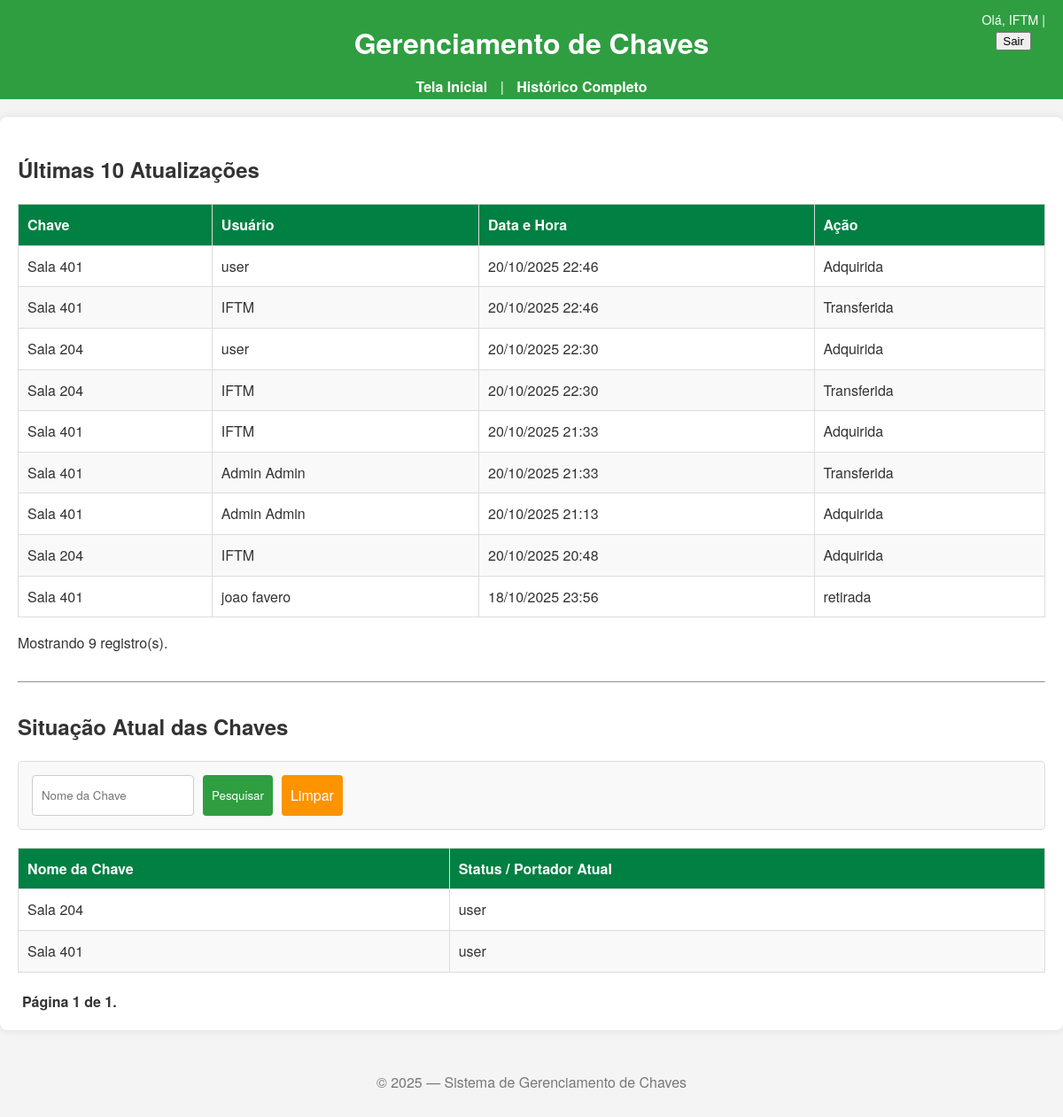
/ (signed in), run on an earlier commit of the app's database.
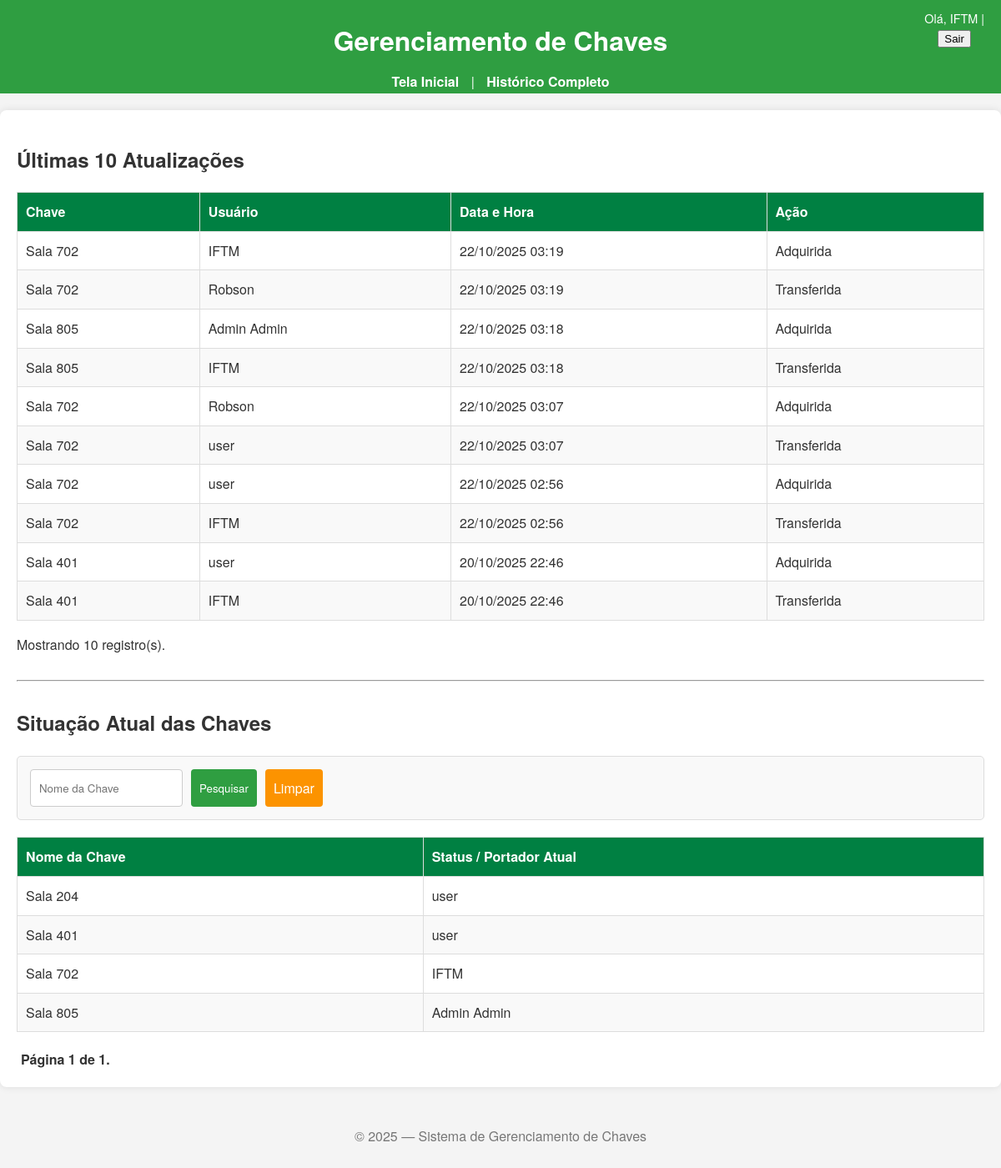
And on a later commit of the database.
### principal/submodels/emprestimoModels.py (models this page shows, shortened)
class HistoricoEmprestimo(models.Model):
    ACAO_CHOICES = [
        ('adquirida', 'Adquirida'),
        ('devolucao', 'Devolução'),
        ('transferida', 'Transferida'),
    ]
    chave = models.ForeignKey(
        Chave,
        on_delete=models.SET_NULL, # Preserva o histórico se a chave for deletada
        null=True, # Permite que o campo 'chave' fique nulo
        related_name='historico',
        verbose_name='Chave Transacionada'
    )
    usuario = models.ForeignKey(
        Usuario,
        on_delete=models.SET_NULL,
        null=True,
        verbose_name='Usuário Responsável'
    )
    data_hora = models.DateTimeField('Data e Hora da Ação', auto_now_add=True)
    acao = models.CharField('Ação Realizada', max_length=20, choices=ACAO_CHOICES)
    class Meta:
        verbose_name = 'Histórico de Empréstimo'
        verbose_name_plural = 'Históricos de Empréstimos'
        ordering = ['-data_hora']  # Ordena do mais recente para o mais antigo

### principal/submodels/chaveModels.py (models this page shows, shortened)
class Chave(models.Model):
    STATUS_CHOICES = [
        ('disponivel', 'Disponível'),
        ('em_uso', 'Em Uso'),
    ]
    nome = models.CharField('Nome da Chave', max_length=100, unique=True, help_text='Ex: Laboratório de Redes, Sala 203.')
    descricao = models.TextField('Descrição', blank=True, help_text='Informações adicionais sobre a chave ou o local.')
    status = models.CharField(
        'Status Atual',
        max_length=20,
        choices=STATUS_CHOICES,
        default='disponivel'
    )
    portador_atual = models.ForeignKey(
        Usuario,
        on_delete=models.SET_NULL,
        null=True,
        blank=True,
        related_name='chaves_em_posse',
        verbose_name='Portador Atual'
    )
    grupo_permissao = models.ForeignKey(
        Group,
        on_delete=models.SET_NULL,
        null=True,
        blank=True,
        verbose_name='Grupo com Permissão',
        help_text='Se definido, apenas usuários deste grupo podem retirar esta chave.'
    )
    excluido = models.BooleanField(
        'Excluído (Logicamente)',
        default=False,
        help_text='Se marcado, a chave não aparecerá para novos empréstimos, mas será mantida no histórico.'
    )
    class Meta:
        verbose_name = 'Chave'
        verbose_name_plural = 'Chaves'

### principal/submodels/usuarioModels.py (models this page shows)
class Usuario(AbstractUser):
    cpf = models.CharField('CPF', max_length=15, unique=True, help_text='CPF do servidor.')
    contato = models.CharField('Contato', max_length=15, help_text='Telefone de contato do servidor.')
    groups = models.ManyToManyField(
        Group,
        verbose_name='grupos',
        blank=True,
        help_text='Os grupos a que este usuário pertence. Um usuário terá todas as permissões concedidas a cada um dos seus grupos.',
        related_name="usuario_set",    # Nome personalizado para a relação reversa
        related_query_name="usuario",  # Nome para consultas reversas
    )
    user_permissions = models.ManyToManyField(
        'auth.Permission',
        verbose_name='permissões do usuário',
        blank=True,
        help_text='Permissões específicas para este usuário.',
        related_name="usuario_set",    # Nome personalizado para a relação reversa
        related_query_name="usuario",  # Nome para consultas reversas
    )
    def __str__(self):
        return self.get_full_name() or self.username

### principal/views.py (the view)
# urls.py: path('', views.index, name='index'),
@login_required
def index(request):
    queryset = Chave.objects.select_related('portador_atual').filter(excluido=False).order_by('nome')
    chave_nome = request.GET.get('chave_nome')
    if chave_nome:
        queryset = queryset.filter(nome__icontains=chave_nome)
    paginador = Paginator(queryset, 20)
    pagina_num = request.GET.get('page')
    page_obj = paginador.get_page(pagina_num)
    contexto = {
        'page_obj': page_obj,
        'chaves_list': page_obj.object_list
    }
    if request.user.is_staff:
        ultimos_emprestimos = HistoricoEmprestimo.objects.select_related(
            'chave', 'usuario'
        ).order_by('-data_hora')[:10]
        contexto['ultimos_10_emprestimos'] = ultimos_emprestimos
    return render(request, 'index.html', contexto)

### principal/templates/index.html (shortened to what this page needs)
{% extends 'base.html' %}
{% load static %}
{% block content %}
    {% if user.is_staff and ultimos_10_emprestimos %}
        <h2>Últimas 10 Atualizações  </h2>
        <div id="lista-emprestimos-staff" style="margin-bottom: 30px;">
            {% include 'historico/_lista_emprestimos.html' with emprestimos_list=ultimos_10_emprestimos %}
        </div>
        <hr style="margin-bottom: 30px;">
    {% endif %}
    <h2>Situação Atual das Chaves</h2>
    <form method="GET" action="{% url 'index' %}" class="form-filtro">
        <input type="text" name="chave_nome" placeholder="Nome da Chave" value="{{ request.GET.chave_nome }}">
        <button type="submit">Pesquisar</button>
        <a href="{% url 'index' %}" class="btn-limpar">Limpar</a>
    </form>
    <table class="tabela-emprestimos">
        <thead>
            <tr>
                <th>Nome da Chave</th>
                <th>Status / Portador Atual</th>
            </tr>
        </thead>
        <tbody>
            {% for chave in page_obj.object_list %}
                <tr>
                    <td>{{ chave.nome }}</td>
                    <td>
                        {% if chave.status == 'disponivel' %}
                            <span style="color: #2f9e41; font-weight: bold;">Disponível</span>
                        {% else %}
                            {{ chave.portador_atual|default:"Em uso (Indefinido)" }}
                        {% endif %}
                    </td>
                </tr>
            {% empty %}
                <tr>
                    <td colspan="2">Nenhuma chave encontrada com os critérios de pesquisa.</td>
                </tr>
            {% endfor %}
        </tbody>
    </table>
    <div class="pagination">
        <span class="step-links">
            <span class="current">
                Página {{ page_obj.number }} de {{ page_obj.paginator.num_pages }}.
            </span>
        </span>
    </div>
{% endblock %}

### principal/templates/historico/_lista_emprestimos.html
<table class="tabela-emprestimos">
    <thead>
        <tr>
            <th>Chave</th>
            <th>Usuário</th>
            <th>Data e Hora</th>
            <th>Ação</th>
        </tr>
    </thead>
    <tbody>
        {% for emprestimo in emprestimos_list %}
            <tr>
                <td>{{ emprestimo.chave.nome|default:"[Chave Excluída]" }}</td>
                <td>{{ emprestimo.usuario|default:"[Usuário Excluído]" }}</td>
                <td>{{ emprestimo.data_hora|date:"d/m/Y H:i" }}</td>
                <td>{{ emprestimo.get_acao_display }}</td>
            </tr>
        {% empty %}
            <tr>
                <td colspan="4">Nenhum registro encontrado.</td>
            </tr>
        {% endfor %}
    </tbody>
</table>
{% if emprestimos_list.count > 0 %}
<p>Mostrando {{ emprestimos_list.count }} registro(s).</p>
{% endif %}

What changed in the data, as far as the page shows it:
no longer on this page (row unchanged): HistoricoEmprestimo: chave.nome "Sala 204", usuario "user", data_hora "20/10/2025 22:30", acao "Adquirida"
no longer on this page (row unchanged): HistoricoEmprestimo: chave.nome "Sala 204", usuario "IFTM", data_hora "20/10/2025 22:30", acao "Transferida"
no longer on this page (row unchanged): HistoricoEmprestimo: chave.nome "Sala 401", usuario "IFTM", data_hora "20/10/2025 21:33", acao "Adquirida"
no longer on this page (row unchanged): HistoricoEmprestimo: chave.nome "Sala 401", usuario "Admin Admin", data_hora "20/10/2025 21:33", acao "Transferida"
no longer on this page (row unchanged): HistoricoEmprestimo: chave.nome "Sala 401", usuario "Admin Admin", data_hora "20/10/2025 21:13", acao "Adquirida"
no longer on this page (row unchanged): HistoricoEmprestimo: chave.nome "Sala 204", usuario "IFTM", data_hora "20/10/2025 20:48", acao "Adquirida"
no longer on this page (row unchanged): HistoricoEmprestimo: chave.nome "Sala 401", usuario "joao favero", data_hora "18/10/2025 23:56", acao "retirada"
added HistoricoEmprestimo: chave.nome "Sala 702", usuario "IFTM", data_hora "22/10/2025 03:19", acao "Adquirida"
added HistoricoEmprestimo: chave.nome "Sala 702", usuario "Robson", data_hora "22/10/2025 03:19", acao "Transferida"
added HistoricoEmprestimo: chave.nome "Sala 805", usuario "Admin Admin", data_hora "22/10/2025 03:18", acao "Adquirida"
added HistoricoEmprestimo: chave.nome "Sala 805", usuario "IFTM", data_hora "22/10/2025 03:18", acao "Transferida"
added HistoricoEmprestimo: chave.nome "Sala 702", usuario "Robson", data_hora "22/10/2025 03:07", acao "Adquirida"
added HistoricoEmprestimo: chave.nome "Sala 702", usuario "user", data_hora "22/10/2025 03:07", acao "Transferida"
added HistoricoEmprestimo: chave.nome "Sala 702", usuario "user", data_hora "22/10/2025 02:56", acao "Adquirida"
added HistoricoEmprestimo: chave.nome "Sala 702", usuario "IFTM", data_hora "22/10/2025 02:56", acao "Transferida"
added Chave: nome "Sala 702", portador_atual "IFTM"
added Chave: nome "Sala 805", portador_atual "Admin Admin"
Also different on the page:
{{ emprestimos_list.count }}: "9" → "10"
